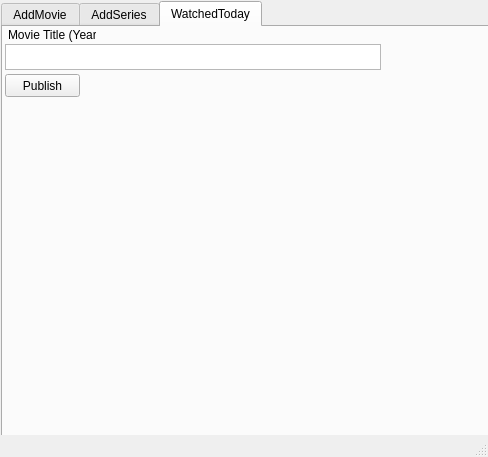
<?xml version="1.0" encoding="UTF-8"?>
<ui version="4.0">
 <class>MainWindow</class>
 <widget class="QMainWindow" name="MainWindow">
  <property name="geometry">
   <rect>
    <x>0</x>
    <y>0</y>
    <width>488</width>
    <height>457</height>
   </rect>
  </property>
  <property name="windowTitle">
   <string>MainWindow</string>
  </property>
  <widget class="QWidget" name="centralwidget">
   <widget class="QTabWidget" name="tabWidget">
    <property name="geometry">
     <rect>
      <x>1</x>
      <y>1</y>
      <width>801</width>
      <height>471</height>
     </rect>
    </property>
    <property name="currentIndex">
     <number>2</number>
    </property>
    <widget class="QWidget" name="tab">
     <attribute name="title">
      <string>AddMovie</string>
     </attribute>
     <widget class="QPlainTextEdit" name="plainTextEdit">
      <property name="geometry">
       <rect>
        <x>0</x>
        <y>20</y>
        <width>477</width>
        <height>237</height>
       </rect>
      </property>
     </widget>
     <widget class="QDateEdit" name="dateEdit">
      <property name="geometry">
       <rect>
        <x>1</x>
        <y>260</y>
        <width>110</width>
        <height>22</height>
       </rect>
      </property>
      <property name="displayFormat">
       <string>yyyy-mm-dd</string>
      </property>
     </widget>
     <widget class="QCheckBox" name="checkBox">
      <property name="geometry">
       <rect>
        <x>402</x>
        <y>264</y>
        <width>70</width>
        <height>17</height>
       </rect>
      </property>
      <property name="text">
       <string>Absolute</string>
      </property>
     </widget>
     <widget class="QPushButton" name="pushButton">
      <property name="geometry">
       <rect>
        <x>205</x>
        <y>274</y>
        <width>75</width>
        <height>23</height>
       </rect>
      </property>
      <property name="text">
       <string>Add Movie</string>
      </property>
     </widget>
     <widget class="QLabel" name="label">
      <property name="geometry">
       <rect>
        <x>2</x>
        <y>0</y>
        <width>61</width>
        <height>16</height>
       </rect>
      </property>
      <property name="text">
       <string>Movie Text</string>
      </property>
     </widget>
    </widget>
    <widget class="QWidget" name="tab_2">
     <attribute name="title">
      <string>AddSeries</string>
     </attribute>
     <widget class="QPlainTextEdit" name="plainTextEdit_2">
      <property name="geometry">
       <rect>
        <x>2</x>
        <y>19</y>
        <width>464</width>
        <height>26</height>
       </rect>
      </property>
     </widget>
     <widget class="QLabel" name="label_2">
      <property name="geometry">
       <rect>
        <x>3</x>
        <y>3</y>
        <width>67</width>
        <height>16</height>
       </rect>
      </property>
      <property name="text">
       <string>Series Name</string>
      </property>
     </widget>
     <widget class="QPlainTextEdit" name="plainTextEdit_3">
      <property name="geometry">
       <rect>
        <x>3</x>
        <y>71</y>
        <width>467</width>
        <height>101</height>
       </rect>
      </property>
     </widget>
     <widget class="QLabel" name="label_3">
      <property name="geometry">
       <rect>
        <x>5</x>
        <y>55</y>
        <width>93</width>
        <height>16</height>
       </rect>
      </property>
      <property name="text">
       <string>Movies in Series</string>
      </property>
     </widget>
     <widget class="QPushButton" name="pushButton_2">
      <property name="geometry">
       <rect>
        <x>2</x>
        <y>180</y>
        <width>115</width>
        <height>23</height>
       </rect>
      </property>
      <property name="text">
       <string>Add Series to Existing</string>
      </property>
     </widget>
    </widget>
    <widget class="QWidget" name="tab_3">
     <attribute name="title">
      <string>WatchedToday</string>
     </attribute>
     <widget class="QPlainTextEdit" name="plainTextEdit_4">
      <property name="geometry">
       <rect>
        <x>2</x>
        <y>17</y>
        <width>376</width>
        <height>26</height>
       </rect>
      </property>
     </widget>
     <widget class="QLabel" name="label_4">
      <property name="geometry">
       <rect>
        <x>5</x>
        <y>0</y>
        <width>88</width>
        <height>16</height>
       </rect>
      </property>
      <property name="text">
       <string>Movie Title (Year)</string>
      </property>
     </widget>
     <widget class="QPushButton" name="pushButton_3">
      <property name="geometry">
       <rect>
        <x>2</x>
        <y>47</y>
        <width>75</width>
        <height>23</height>
       </rect>
      </property>
      <property name="text">
       <string>Publish</string>
      </property>
     </widget>
    </widget>
   </widget>
  </widget>
  <widget class="QStatusBar" name="statusbar"/>
 </widget>
 <resources/>
 <connections/>
</ui>
